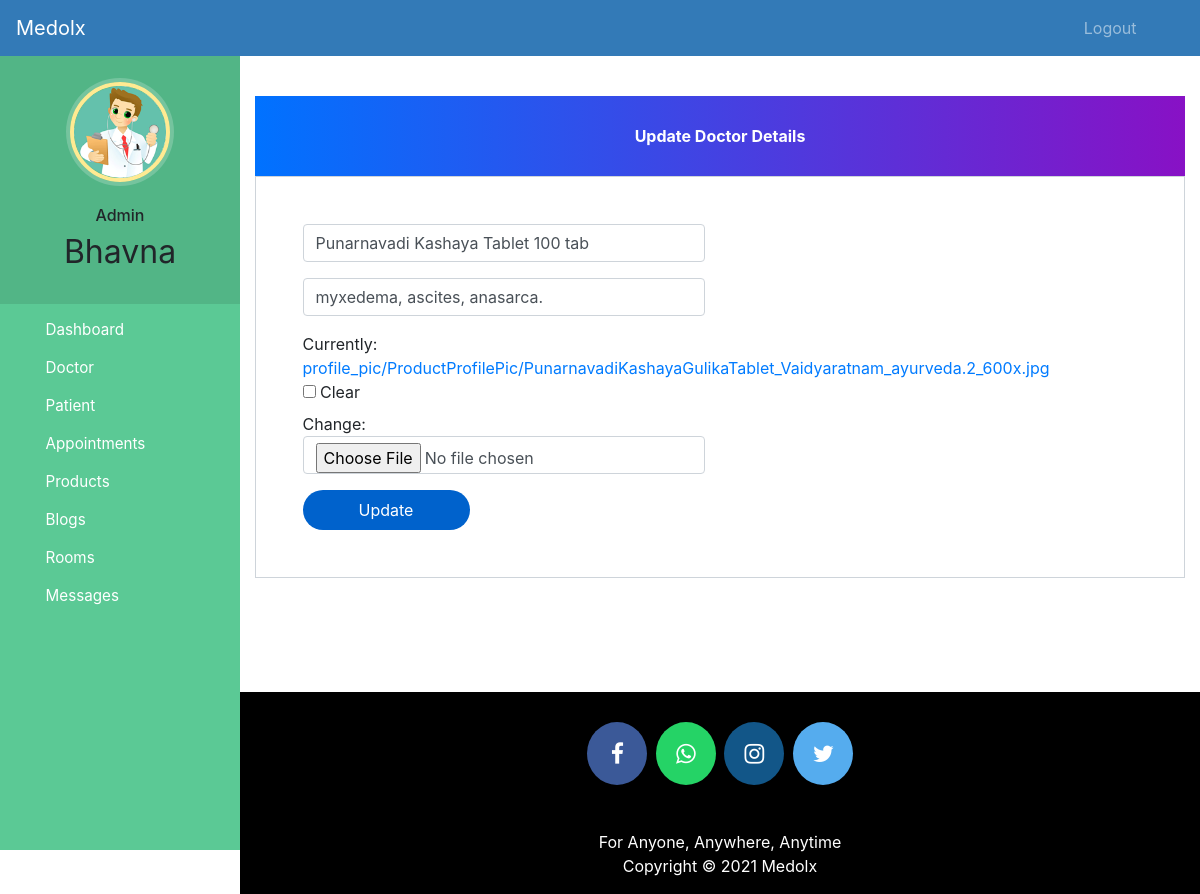
The app's page /admin_update_product/1 (signed in) with its own data.
### medolx/models.py (models this page shows, shortened)
class Product(models.Model):
    name = models.CharField(max_length=40)
    profile_pic= models.ImageField(upload_to='static/profile_pic/ProductProfilePic/',null=True,blank=True)
    used_for = models.CharField(max_length=40)
    price = models.IntegerField()
    discount = models.IntegerField()

### medolx/views.py (the view)
# urls.py: path('admin_update_product/<int:pk>', views.admin_update_product, name="admin_update_product"),
@user_passes_test(lambda u: u.is_superuser)
def admin_update_product(request,pk):
    product=models.Product.objects.get(id=pk)
    productForm=forms.ProductForm(request.FILES,instance=product)
    mydict={'product':product, 'productForm':productForm}
    if request.method=='POST':
        productForm=forms.ProductForm(request.POST,request.FILES,instance=product)
        if productForm.is_valid():
            product=productForm.save()
            product.save()
            return redirect('admin_view_product')
    return render(request,'admin_update_product.html',context=mydict)

### medolx/forms.py
class ProductForm(forms.ModelForm):
    class Meta:
        model=models.Product
        fields=['name','profile_pic', 'used_for','price', 'discount']

### templates/admin_update_product.html (shortened to what this page needs)
{% extends 'admin_base.html' %}
{% load widget_tweaks %}
{% block content %}
<head>
  <link href="//maxcdn.bootstrapcdn.com/bootstrap/4.1.1/css/bootstrap.min.css" rel="stylesheet" id="bootstrap-css">
</head>
<br><br>
<form method="post" enctype="multipart/form-data">
  <div class="container register-form">
    <div class="form">
      <div class="note">
        <p>Update Doctor Details</p>
      </div>
      <div class="form-content">
        <div class="row">
          <div class="col-md-6">
            <div class="form-group">
              {% render_field productForm.name class="form-control" placeholder="Product Name" value=product.name %}
            </div>
            <div class="form-group">
              {% render_field productForm.used_for class="form-control" placeholder="Used For" value=product.used_for %}
            </div>
            <div class="form-group">
                {% render_field productForm.profile_pic class="form-control" placeholder="Product Picture" %}
              </div>
          </div>
        </div>
        <button type="submit" class="btnSubmit">Update</button>
      </div>
    </div>
  </div>
</form>
{% endblock content %}

### templates/admin_base.html (shortened to what this page needs)
<!DOCTYPE html>
{% load static %}
<html lang="en">
<head>
  <link rel="stylesheet" href="https://stackpath.bootstrapcdn.com/bootstrap/4.3.1/css/bootstrap.min.css">
  <link rel="stylesheet" href="https://maxcdn.bootstrapcdn.com/font-awesome/4.7.0/css/font-awesome.min.css">
  <link rel="stylesheet" href="{% static '/style.css' %}">
</head>
<body>
  <nav class="menu" tabindex="0">
    <header class="avatar">
      <img src="{% static "images/doctor.png" %}" />
      <br><br>
      <h6>Admin</h6>
      <h2>{{request.user.username}}</h2>
    </header>
    <ul>
      <li tabindex="0" class="icon-dashboard"> <a style="color:white; text-decoration:none;" href="/admin_dashboard"><span>Dashboard</span></a> </li>
      <li tabindex="0" class="icon-customers"> <a style="color:white; text-decoration:none;" href="/admin_doctor"><span>Doctor</span></a></li>
      <li tabindex="0" class="icon-users"> <a style="color:white; text-decoration:none;" href="/admin_patient"><span>Patient</span></a></li>
      <li tabindex="0" class="icon-calendar"> <a style="color:white; text-decoration:none;" href="/admin_view_appointments"><span>Appointments</span></a></li>
      <li tabindex="0" class="icon-customers"> <a style="color:white; text-decoration:none;" href="/admin_view_product"><span>Products</span></a></li>
      <li tabindex="0" class="icon-calendar"> <a style="color:white; text-decoration:none;" href="/admin_view_blog"><span>Blogs</span></a></li>
      <li tabindex="0" class="icon-calendar"> <a style="color:white; text-decoration:none;" href="/admin_view_room"><span>Rooms</span></a></li>
      <li tabindex="0" class="icon-calendar"> <a style="color:white; text-decoration:none;" href="/admin_view_message"><span>Messages</span></a></li>
    </ul>
  </nav>
  <main>
    <div class="bs-example">
      <nav class="navbar navbar-expand-md  navbar-dark fixed-top" style="background:#337AB7;">
        <a href="/admin_dashboard" class="navbar-brand">Medolx</a>
        <div class="collapse navbar-collapse justify-content-between" id="navbarCollapse">
          <div class="navbar-nav" style=" margin-left: 90%;">
            <a href="logout" class="nav-item nav-link">Logout</a>
          </div>
        </div>
      </nav>
    </div>
    <br><br>
    {% block content %}
    {% endblock content %}
    <br><br><br><br>
    <footer>
      <p>
        <a id="ftr" href="https://facebook.com/sumit.luv/" class="fa fa-facebook"></a>
        <a id="ftr" href="https://api.whatsapp.com/send?phone=919572181024&text=Hello%20Sumit.%0d%0aHow%20are%20you%20%3f%0d%0aI%20came%20from%20your%20website.&source=&data=#" class="fa fa-whatsapp"></a>
        <a id="ftr" href="https://instagram.com/sumit.luv" class="fa fa-instagram"></a>
        <a id="ftr" href="https://twitter.com/sumitkumar1503" class="fa fa-twitter"></a>
      </p>
      <br>
      <div class="container">
        <div class="row">
          <div class="col-md-12 col-sm-12">
            <div style="color:#ffffff;" class="wow fadeInUp footer-copyright">
              <p>For Anyone, Anywhere, Anytime<br>
                Copyright &copy; 2021 Medolx </p>
            </div>
          </div>
        </div>
      </div>
    </footer>
  </main>
</body>
</html>

### static/css/style.css (style rules this page uses)
* { padding: 0; margin: 0; text-decoration: none; list-style: none; box-sizing: border-box; }
a { text-decoration: none !important; }
h1,h2,h3,h4,h5,h6 { color:hsl(0, 0%, 30%); }

### templates/admin_base.html (style rules this page uses)
body { overflow-x: hidden; }
a:link { text-decoration: none; }
a { color: white; }
footer { padding: 0px 0px 0px 0px; background-color: black; margin: 0px; }
#ftr { padding: 20px; }
.fa { font-size: 23px; width: 60px; text-align: center; text-decoration: none; margin: 5px 2px; border-radius: 50%; }
.fa-facebook { background: #3B5998; color: white; margin-top: 30px; }
.fa-whatsapp { background: #25d366; color: white; }
.fa-twitter { background: #55ACEE; color: white; }
.fa-instagram { background: #125688; color: white; }
p { text-align: center; }
body { padding-left: 240px; }
main { position: relative; height: 100vh; }
.menu { background: #5bc995; height: 100vh; width: 240px; position: fixed; top: 0px; left: 0; z-index: 5; outline: none; }
.menu .avatar { background: rgba(0, 0, 0, 0.1); padding: 2em 0.5em; text-align: center; }
.menu .avatar img { width: 100px; border-radius: 50%; overflow: hidden; border: 4px solid #ffea92; box-shadow: 0 0 0 4px rgba(255, 255, 255, 0.2); }
.menu .avatar h2 { font-weight: normal; margin-bottom: 0; }
.menu ul { list-style: none; padding: 0.5em 0; margin: 0; }
.menu ul li { padding: 0.5em 1em 0.5em 3em; font-size: 0.95em; font-weight: regular; background-repeat: no-repeat; background-position: left 15px center; background-size: auto 20px; transition: all 0.15s linear; cursor: pointer; }
.menu ul li.icon-dashboard { background-image: url("http://www.entypo.com/images//gauge.svg"); }
.menu ul li.icon-customers { background-image: url("http://www.entypo.com/images//briefcase.svg"); }
.menu ul li.icon-users { background-image: url("http://www.entypo.com/images//users.svg"); }
.menu ul li.icon-calendar { background-image: url("http://www.entypo.com/images//calendar.svg"); }

### templates/admin_update_product.html (style rules this page uses)
a:link { text-decoration: none; }
.note { text-align: center; height: 80px; background: -webkit-linear-gradient(left, #0072ff, #8811c5); color: #fff; font-weight: bold; line-height: 80px; }
.form-content { padding: 5%; border: 1px solid #ced4da; margin-bottom: 2%; }
.form-control { border-radius: 1.5rem; }
.btnSubmit { border: none; border-radius: 1.5rem; padding: 1%; width: 20%; cursor: pointer; background: #0062cc; color: #fff; }
.menu { top: 50px; }

### records on screen
Product: name "Punarnavadi Kashaya Tablet 100 tab", used_for "myxedema, ascites, anasarca."

### other values on screen
{{ request.user.username }} "Bhavna"
